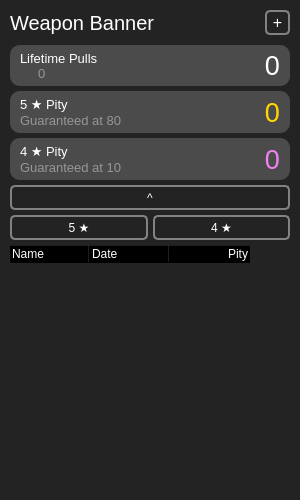
         <widget class="QFrame" name="weaponBannerFrame">
          <property name="geometry">
           <rect>
            <x>320</x>
            <y>10</y>
            <width>300</width>
            <height>500</height>
           </rect>
          </property>
          <property name="sizePolicy">
           <sizepolicy hsizetype="Preferred" vsizetype="Preferred">
            <horstretch>0</horstretch>
            <verstretch>0</verstretch>
           </sizepolicy>
          </property>
          <property name="minimumSize">
           <size>
            <width>300</width>
            <height>215</height>
           </size>
          </property>
          <property name="maximumSize">
           <size>
            <width>300</width>
            <height>500</height>
           </size>
          </property>
          <property name="styleSheet">
           <string notr="true">QFrame {
	color: white;
	background-color: rgb(35, 35, 35);
	border-radius: 10px;
}</string>
          </property>
          <property name="frameShape">
           <enum>QFrame::NoFrame</enum>
          </property>
          <property name="frameShadow">
           <enum>QFrame::Raised</enum>
          </property>
          <layout class="QVBoxLayout" name="verticalLayout_6">
           <property name="spacing">
            <number>5</number>
           </property>
           <property name="leftMargin">
            <number>10</number>
           </property>
           <property name="topMargin">
            <number>10</number>
           </property>
           <property name="rightMargin">
            <number>10</number>
           </property>
           <property name="bottomMargin">
            <number>10</number>
           </property>
           <item>
            <widget class="QFrame" name="weaponBannerFrame_Top">
             <property name="sizePolicy">
              <sizepolicy hsizetype="Preferred" vsizetype="Preferred">
               <horstretch>0</horstretch>
               <verstretch>0</verstretch>
              </sizepolicy>
             </property>
             <property name="minimumSize">
              <size>
               <width>0</width>
               <height>0</height>
              </size>
             </property>
             <property name="frameShape">
              <enum>QFrame::StyledPanel</enum>
             </property>
             <property name="frameShadow">
              <enum>QFrame::Raised</enum>
             </property>
             <layout class="QVBoxLayout" name="verticalLayout_4">
              <property name="spacing">
               <number>5</number>
              </property>
              <property name="leftMargin">
               <number>0</number>
              </property>
              <property name="topMargin">
               <number>0</number>
              </property>
              <property name="rightMargin">
               <number>0</number>
              </property>
              <property name="bottomMargin">
               <number>0</number>
              </property>
              <item>
               <widget class="QFrame" name="weaponBannerFrame_1">
                <property name="styleSheet">
                 <string notr="true"/>
                </property>
                <property name="frameShape">
                 <enum>QFrame::StyledPanel</enum>
                </property>
                <property name="frameShadow">
                 <enum>QFrame::Raised</enum>
                </property>
                <layout class="QHBoxLayout" name="horizontalLayout_2">
                 <property name="spacing">
                  <number>5</number>
                 </property>
                 <property name="leftMargin">
                  <number>0</number>
                 </property>
                 <property name="topMargin">
                  <number>0</number>
                 </property>
                 <property name="rightMargin">
                  <number>0</number>
                 </property>
                 <property name="bottomMargin">
                  <number>5</number>
                 </property>
                 <item>
                  <widget class="QLabel" name="weaponBannerLabel_1">
                   <property name="sizePolicy">
                    <sizepolicy hsizetype="Preferred" vsizetype="Preferred">
                     <horstretch>0</horstretch>
                     <verstretch>0</verstretch>
                    </sizepolicy>
                   </property>
                   <property name="font">
                    <font>
                     <family>MS Shell Dlg 2</family>
                     <pointsize>15</pointsize>
                     <weight>50</weight>
                     <bold>false</bold>
                     <kerning>true</kerning>
                    </font>
                   </property>
                   <property name="text">
                    <string>Weapon Banner</string>
                   </property>
                  </widget>
                 </item>
                 <item>
                  <widget class="QPushButton" name="weaponBannerAddButton">
                   <property name="sizePolicy">
                    <sizepolicy hsizetype="Fixed" vsizetype="Fixed">
                     <horstretch>0</horstretch>
                     <verstretch>0</verstretch>
                    </sizepolicy>
                   </property>
                   <property name="minimumSize">
                    <size>
                     <width>25</width>
                     <height>25</height>
                    </size>
                   </property>
                   <property name="maximumSize">
                    <size>
                     <width>25</width>
                     <height>25</height>
                    </size>
                   </property>
                   <property name="font">
                    <font>
                     <pointsize>12</pointsize>
                     <weight>50</weight>
                     <bold>false</bold>
                    </font>
                   </property>
                   <property name="styleSheet">
                    <string notr="true">QPushButton {
    color: white;
    background-color: transparent;
	border-style: solid;
    border-width: 2px;
    border-radius: 5px;
    border-color:  rgb(130, 130, 130);
}
QPushButton:hover {
    background-color: rgba(255, 255, 255, 20);
	border-color: rgba(255, 255, 255, 255);
}
QPushButton:pressed {
	background-color: rgba(255, 255, 255, 60);
	border-color: rgba(255, 255, 255, 255);
}</string>
                   </property>
                   <property name="text">
                    <string>+</string>
                   </property>
                  </widget>
                 </item>
                </layout>
               </widget>
              </item>
              <item>
               <widget class="QFrame" name="weaponBannerFrame_2">
                <property name="maximumSize">
                 <size>
                  <width>16777215</width>
                  <height>45</height>
                 </size>
                </property>
                <property name="styleSheet">
                 <string notr="true">QFrame {
	color: white;
	background-color: rgb(75, 75, 75);
	border-radius: 10px;
}</string>
                </property>
                <property name="frameShape">
                 <enum>QFrame::StyledPanel</enum>
                </property>
                <property name="frameShadow">
                 <enum>QFrame::Raised</enum>
                </property>
                <layout class="QHBoxLayout" name="horizontalLayout_6">
                 <property name="spacing">
                  <number>5</number>
                 </property>
                 <property name="leftMargin">
                  <number>10</number>
                 </property>
                 <property name="topMargin">
                  <number>5</number>
                 </property>
                 <property name="rightMargin">
                  <number>10</number>
                 </property>
                 <property name="bottomMargin">
                  <number>5</number>
                 </property>
                 <item>
                  <layout class="QVBoxLayout" name="weaponBannerVLayout_2">
                   <property name="spacing">
                    <number>0</number>
                   </property>
                   <item>
                    <widget class="QLabel" name="weaponBannerLabel_2_1">
                     <property name="font">
                      <font>
                       <pointsize>10</pointsize>
                      </font>
                     </property>
                     <property name="text">
                      <string>Lifetime Pulls</string>
                     </property>
                    </widget>
                   </item>
                   <item>
                    <layout class="QHBoxLayout" name="weaponBannerVLayout_2_1">
                     <property name="spacing">
                      <number>4</number>
                     </property>
                     <item>
                      <widget class="QLabel" name="weaponBannerLabel_2_1_1">
                       <property name="sizePolicy">
                        <sizepolicy hsizetype="Fixed" vsizetype="Fixed">
                         <horstretch>0</horstretch>
                         <verstretch>0</verstretch>
                        </sizepolicy>
                       </property>
                       <property name="minimumSize">
                        <size>
                         <width>14</width>
                         <height>14</height>
                        </size>
                       </property>
                       <property name="maximumSize">
                        <size>
                         <width>14</width>
                         <height>14</height>
                        </size>
                       </property>
                       <property name="text">
                        <string/>
                       </property>
                       <property name="pixmap">
                        <pixmap>icons/primogem.png</pixmap>
                       </property>
                       <property name="scaledContents">
                        <bool>true</bool>
                       </property>
                      </widget>
                     </item>
                     <item>
                      <widget class="QLabel" name="weaponBannerLabel_2_1_2">
                       <property name="font">
                        <font>
                         <pointsize>10</pointsize>
                        </font>
                       </property>
                       <property name="styleSheet">
                        <string notr="true">QLabel {
	color :  rgb(150, 150, 150);
}</string>
                       </property>
                       <property name="text">
                        <string>0</string>
                       </property>
                      </widget>
                     </item>
                    </layout>
                   </item>
                  </layout>
                 </item>
                 <item>
                  <widget class="QLabel" name="weaponBannerLabel_2_3">
                   <property name="font">
                    <font>
                     <pointsize>20</pointsize>
                    </font>
                   </property>
                   <property name="text">
                    <string>0</string>
                   </property>
                   <property name="alignment">
                    <set>Qt::AlignRight|Qt::AlignTrailing|Qt::AlignVCenter</set>
                   </property>
                  </widget>
                 </item>
                </layout>
               </widget>
              </item>
              <item>
               <widget class="QFrame" name="weaponBannerFrame_3">
                <property name="maximumSize">
                 <size>
                  <width>16777215</width>
                  <height>45</height>
                 </size>
                </property>
                <property name="styleSheet">
                 <string notr="true">QFrame {
	color: white;
	background-color: rgb(75, 75, 75);
	border-radius: 10px;
}</string>
                </property>
                <property name="frameShape">
                 <enum>QFrame::StyledPanel</enum>
                </property>
                <property name="frameShadow">
                 <enum>QFrame::Raised</enum>
                </property>
                <layout class="QHBoxLayout" name="horizontalLayout_7">
                 <property name="spacing">
                  <number>5</number>
                 </property>
                 <property name="leftMargin">
                  <number>10</number>
                 </property>
                 <property name="topMargin">
                  <number>5</number>
                 </property>
                 <property name="rightMargin">
                  <number>10</number>
                 </property>
                 <property name="bottomMargin">
                  <number>5</number>
                 </property>
                 <item>
                  <layout class="QVBoxLayout" name="weaponBannerVLayout_3">
                   <property name="spacing">
                    <number>0</number>
                   </property>
                   <item>
                    <widget class="QLabel" name="weaponBannerLabel_3_1">
                     <property name="font">
                      <font>
                       <family>MS Shell Dlg 2</family>
                       <pointsize>10</pointsize>
                      </font>
                     </property>
                     <property name="text">
                      <string>5 ★ Pity</string>
                     </property>
                    </widget>
                   </item>
                   <item>
                    <widget class="QLabel" name="weaponBannerLabel_3_2">
                     <property name="font">
                      <font>
                       <pointsize>10</pointsize>
                       <italic>false</italic>
                       <underline>false</underline>
                       <strikeout>false</strikeout>
                      </font>
                     </property>
                     <property name="styleSheet">
                      <string notr="true">QLabel {
	color :  rgb(150, 150, 150);
}</string>
                     </property>
                     <property name="text">
                      <string>Guaranteed at 80</string>
                     </property>
                    </widget>
                   </item>
                  </layout>
                 </item>
                 <item>
                  <widget class="QLabel" name="weaponBannerLabel_3_3">
                   <property name="font">
                    <font>
                     <pointsize>20</pointsize>
                    </font>
                   </property>
                   <property name="styleSheet">
                    <string notr="true">QLabel{
color : gold; }</string>
                   </property>
                   <property name="text">
                    <string>0</string>
                   </property>
                   <property name="alignment">
                    <set>Qt::AlignRight|Qt::AlignTrailing|Qt::AlignVCenter</set>
                   </property>
                  </widget>
                 </item>
                </layout>
               </widget>
              </item>
              <item>
               <widget class="QFrame" name="weaponBannerFrame_4">
                <property name="maximumSize">
                 <size>
                  <width>16777215</width>
                  <height>45</height>
                 </size>
                </property>
                <property name="styleSheet">
                 <string notr="true">QFrame {
	color: white;
	background-color: rgb(75, 75, 75);
	border-radius: 10px;
}</string>
                </property>
                <property name="frameShape">
                 <enum>QFrame::StyledPanel</enum>
                </property>
                <property name="frameShadow">
                 <enum>QFrame::Raised</enum>
                </property>
                <layout class="QHBoxLayout" name="horizontalLayout_8">
                 <property name="spacing">
                  <number>5</number>
                 </property>
                 <property name="leftMargin">
                  <number>10</number>
                 </property>
                 <property name="topMargin">
                  <number>5</number>
                 </property>
                 <property name="rightMargin">
                  <number>10</number>
                 </property>
                 <property name="bottomMargin">
                  <number>5</number>
                 </property>
                 <item>
                  <layout class="QVBoxLayout" name="weaponBannerVLayout_4">
                   <property name="spacing">
                    <number>0</number>
                   </property>
                   <item>
                    <widget class="QLabel" name="weaponBannerLabel_4_1">
                     <property name="font">
                      <font>
                       <pointsize>10</pointsize>
                      </font>
                     </property>
                     <property name="text">
                      <string>4 ★ Pity</string>
                     </property>
                    </widget>
                   </item>
                   <item>
                    <widget class="QLabel" name="weaponBannerLabel_4_2">
                     <property name="font">
                      <font>
                       <pointsize>10</pointsize>
                      </font>
                     </property>
                     <property name="styleSheet">
                      <string notr="true">QLabel {
	color :  rgb(150, 150, 150);
}</string>
                     </property>
                     <property name="text">
                      <string>Guaranteed at 10</string>
                     </property>
                    </widget>
                   </item>
                  </layout>
                 </item>
                 <item>
                  <widget class="QLabel" name="weaponBannerLabel_4_3">
                   <property name="font">
                    <font>
                     <pointsize>20</pointsize>
                    </font>
                   </property>
                   <property name="styleSheet">
                    <string notr="true">QLabel{
color : violet; }</string>
                   </property>
                   <property name="text">
                    <string>0</string>
                   </property>
                   <property name="alignment">
                    <set>Qt::AlignRight|Qt::AlignTrailing|Qt::AlignVCenter</set>
                   </property>
                  </widget>
                 </item>
                </layout>
               </widget>
              </item>
              <item>
               <widget class="QPushButton" name="weaponBannerTableButton">
                <property name="minimumSize">
                 <size>
                  <width>0</width>
                  <height>25</height>
                 </size>
                </property>
                <property name="styleSheet">
                 <string notr="true">QPushButton {
    color: white;
    background-color: transparent;
	border-style: solid;
    border-width: 2px;
    border-radius: 5px;
    border-color:  rgb(130, 130, 130);
}
QPushButton:hover {
    background-color: rgba(255, 255, 255, 20);
	border-color: rgba(255, 255, 255, 255);
}
QPushButton:pressed {
	background-color: rgba(255, 255, 255, 60);
	border-color: rgba(255, 255, 255, 255);
}</string>
                </property>
                <property name="text">
                 <string>^</string>
                </property>
                <property name="flat">
                 <bool>false</bool>
                </property>
               </widget>
              </item>
             </layout>
            </widget>
           </item>
           <item>
            <widget class="QFrame" name="weaponBannerFrame_Bottom">
             <property name="enabled">
              <bool>true</bool>
             </property>
             <property name="sizePolicy">
              <sizepolicy hsizetype="Preferred" vsizetype="Expanding">
               <horstretch>0</horstretch>
               <verstretch>0</verstretch>
              </sizepolicy>
             </property>
             <property name="frameShape">
              <enum>QFrame::StyledPanel</enum>
             </property>
             <property name="frameShadow">
              <enum>QFrame::Raised</enum>
             </property>
             <layout class="QVBoxLayout" name="verticalLayout_7">
              <property name="spacing">
               <number>5</number>
              </property>
              <property name="leftMargin">
               <number>0</number>
              </property>
              <property name="topMargin">
               <number>0</number>
              </property>
              <property name="rightMargin">
               <number>0</number>
              </property>
              <property name="bottomMargin">
               <number>0</number>
              </property>
              <item>
               <layout class="QHBoxLayout" name="weaponBannerHLayout_5">
                <property name="spacing">
                 <number>5</number>
                </property>
                <item>
                 <widget class="QPushButton" name="weaponBannerFiveStarButton">
                  <property name="minimumSize">
                   <size>
                    <width>0</width>
                    <height>25</height>
                   </size>
                  </property>
                  <property name="styleSheet">
                   <string notr="true">QPushButton {
    color: white;
    background-color: transparent;
	border-style: solid;
    border-width: 2px;
    border-radius: 5px;
    border-color:  rgb(130, 130, 130);
}
QPushButton:hover {
    background-color: rgba(255, 255, 255, 20);
	border-color: rgba(255, 255, 255, 255);
}
QPushButton:pressed {
	background-color: rgba(255, 255, 255, 60);
	border-color: rgba(255, 255, 255, 255);
}
QPushButton:checked {
	color: rgb(10, 10, 10);
    background-color: gold;
	border-color: rgba(255, 255, 255, 255);
}</string>
                  </property>
                  <property name="text">
                   <string>5 ★</string>
                  </property>
                  <property name="checkable">
                   <bool>true</bool>
                  </property>
                 </widget>
                </item>
                <item>
                 <widget class="QPushButton" name="weaponBannerFourStarButton">
                  <property name="minimumSize">
                   <size>
                    <width>0</width>
                    <height>25</height>
                   </size>
                  </property>
                  <property name="styleSheet">
                   <string notr="true">QPushButton {
    color: white;
    background-color: transparent;
	border-style: solid;
    border-width: 2px;
    border-radius: 5px;
    border-color:  rgb(130, 130, 130);
}
QPushButton:hover {
    background-color: rgba(255, 255, 255, 20);
	border-color: rgba(255, 255, 255, 255);
}
QPushButton:pressed {
	background-color: rgba(255, 255, 255, 60);
	border-color: rgba(255, 255, 255, 255);
}
QPushButton:checked {
	color: rgb(10, 10, 10);
    background-color: violet;
	border-color: rgba(255, 255, 255, 255);
}</string>
                  </property>
                  <property name="text">
                   <string>4 ★</string>
                  </property>
                  <property name="checkable">
                   <bool>true</bool>
                  </property>
                 </widget>
                </item>
               </layout>
              </item>
              <item>
               <widget class="QTableWidget" name="weaponBannerTableWidget">
                <property name="minimumSize">
                 <size>
                  <width>0</width>
                  <height>241</height>
                 </size>
                </property>
                <property name="font">
                 <font>
                  <pointsize>8</pointsize>
                 </font>
                </property>
                <property name="styleSheet">
                 <string notr="true">QTableWidget {
	border-radius: 0px;
	background-color: transparent;
}
QTableWidget::item {
	border-top: 1px solid rgb(130, 130, 130);
	color: white;
}
QHeaderView::section {
	color: white;
	background-color: transparent;
}
QHeaderView {
	background-color: transparent;
}
QTableCornerButton::section {
	background-color: transparent;
}</string>
                </property>
                <property name="frameShape">
                 <enum>QFrame::NoFrame</enum>
                </property>
                <property name="verticalScrollBarPolicy">
                 <enum>Qt::ScrollBarAsNeeded</enum>
                </property>
                <property name="horizontalScrollBarPolicy">
                 <enum>Qt::ScrollBarAlwaysOff</enum>
                </property>
                <property name="editTriggers">
                 <set>QAbstractItemView::NoEditTriggers</set>
                </property>
                <property name="alternatingRowColors">
                 <bool>false</bool>
                </property>
                <property name="selectionBehavior">
                 <enum>QAbstractItemView::SelectRows</enum>
                </property>
                <property name="showGrid">
                 <bool>false</bool>
                </property>
                <property name="gridStyle">
                 <enum>Qt::SolidLine</enum>
                </property>
                <property name="sortingEnabled">
                 <bool>true</bool>
                </property>
                <property name="wordWrap">
                 <bool>true</bool>
                </property>
                <property name="cornerButtonEnabled">
                 <bool>false</bool>
                </property>
                <property name="rowCount">
                 <number>0</number>
                </property>
                <attribute name="horizontalHeaderVisible">
                 <bool>true</bool>
                </attribute>
                <attribute name="horizontalHeaderDefaultSectionSize">
                 <number>80</number>
                </attribute>
                <attribute name="horizontalHeaderMinimumSectionSize">
                 <number>5</number>
                </attribute>
                <attribute name="horizontalHeaderShowSortIndicator" stdset="0">
                 <bool>true</bool>
                </attribute>
                <attribute name="horizontalHeaderStretchLastSection">
                 <bool>false</bool>
                </attribute>
                <attribute name="verticalHeaderVisible">
                 <bool>false</bool>
                </attribute>
                <column>
                 <property name="text">
                  <string>Name</string>
                 </property>
                 <property name="textAlignment">
                  <set>AlignLeading|AlignBottom</set>
                 </property>
                </column>
                <column>
                 <property name="text">
                  <string>Date</string>
                 </property>
                 <property name="textAlignment">
                  <set>AlignLeading|AlignBottom</set>
                 </property>
                </column>
                <column>
                 <property name="text">
                  <string>Pity</string>
                 </property>
                 <property name="textAlignment">
                  <set>AlignTrailing|AlignVCenter</set>
                 </property>
                </column>
               </widget>
              </item>
             </layout>
            </widget>
           </item>
          </layout>
         </widget>
